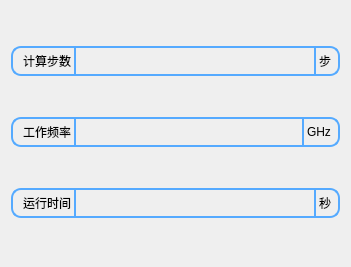
<?xml version="1.0" encoding="UTF-8"?>
<ui version="4.0">
 <class>setConstUI</class>
 <widget class="QWidget" name="setConstUI">
  <property name="geometry">
   <rect>
    <x>0</x>
    <y>0</y>
    <width>351</width>
    <height>267</height>
   </rect>
  </property>
  <property name="windowTitle">
   <string>Form</string>
  </property>
  <layout class="QVBoxLayout" name="verticalLayout">
   <item>
    <widget class="QWidget" name="widget" native="true">
     <property name="sizePolicy">
      <sizepolicy hsizetype="Preferred" vsizetype="Fixed">
       <horstretch>0</horstretch>
       <verstretch>0</verstretch>
      </sizepolicy>
     </property>
     <property name="minimumSize">
      <size>
       <width>0</width>
       <height>30</height>
      </size>
     </property>
     <property name="styleSheet">
      <string notr="true">.QWidget{
	border-width:2px;
	border-style:solid;
	border-radius:10px;
	
	border-color: rgb(85, 170, 255);
}
QWidget{
font: 75 12pt &quot;微软雅黑&quot;;
}
</string>
     </property>
     <layout class="QHBoxLayout" name="horizontalLayout">
      <property name="spacing">
       <number>3</number>
      </property>
      <property name="leftMargin">
       <number>9</number>
      </property>
      <property name="topMargin">
       <number>0</number>
      </property>
      <property name="rightMargin">
       <number>9</number>
      </property>
      <property name="bottomMargin">
       <number>0</number>
      </property>
      <item>
       <widget class="QLabel" name="label">
        <property name="styleSheet">
         <string notr="true">.QLabel{
	border-right-width:2px;
	border-style:solid;	
	border-color: rgb(85, 170, 255);
}</string>
        </property>
        <property name="text">
         <string>计算步数</string>
        </property>
       </widget>
      </item>
      <item>
       <widget class="QLineEdit" name="lineEdit">
        <property name="sizePolicy">
         <sizepolicy hsizetype="Expanding" vsizetype="Expanding">
          <horstretch>0</horstretch>
          <verstretch>0</verstretch>
         </sizepolicy>
        </property>
        <property name="styleSheet">
         <string notr="true">.QLineEdit{
	border-right-width:2px;
	border-style:solid;
	border-color: rgb(85, 170, 255);
    margin:0;
	padding:0;
	background-color: rgba(255, 255, 255,0);
}</string>
        </property>
       </widget>
      </item>
      <item>
       <widget class="QLabel" name="label_2">
        <property name="text">
         <string>步</string>
        </property>
       </widget>
      </item>
     </layout>
    </widget>
   </item>
   <item>
    <widget class="QWidget" name="widget_2" native="true">
     <property name="sizePolicy">
      <sizepolicy hsizetype="Preferred" vsizetype="Fixed">
       <horstretch>0</horstretch>
       <verstretch>0</verstretch>
      </sizepolicy>
     </property>
     <property name="minimumSize">
      <size>
       <width>0</width>
       <height>30</height>
      </size>
     </property>
     <property name="styleSheet">
      <string notr="true">.QWidget{
	border-width:2px;
	border-style:solid;
	border-radius:10px;
	
	border-color: rgb(85, 170, 255);
}
QWidget{
font: 75 12pt &quot;微软雅黑&quot;;
}
</string>
     </property>
     <layout class="QHBoxLayout" name="horizontalLayout_2">
      <property name="spacing">
       <number>3</number>
      </property>
      <property name="leftMargin">
       <number>9</number>
      </property>
      <property name="topMargin">
       <number>0</number>
      </property>
      <property name="rightMargin">
       <number>9</number>
      </property>
      <property name="bottomMargin">
       <number>0</number>
      </property>
      <item>
       <widget class="QLabel" name="label_3">
        <property name="styleSheet">
         <string notr="true">.QLabel{
	border-right-width:2px;
	border-style:solid;	
	border-color: rgb(85, 170, 255);
}</string>
        </property>
        <property name="text">
         <string>工作频率</string>
        </property>
       </widget>
      </item>
      <item>
       <widget class="QLineEdit" name="lineEdit_2">
        <property name="sizePolicy">
         <sizepolicy hsizetype="Expanding" vsizetype="Expanding">
          <horstretch>0</horstretch>
          <verstretch>0</verstretch>
         </sizepolicy>
        </property>
        <property name="styleSheet">
         <string notr="true">.QLineEdit{
	border-right-width:2px;
	border-style:solid;
	border-color: rgb(85, 170, 255);
    margin:0;
	padding:0;
	background-color: rgba(255, 255, 255,0);
}</string>
        </property>
       </widget>
      </item>
      <item>
       <widget class="QLabel" name="label_4">
        <property name="text">
         <string>GHz</string>
        </property>
       </widget>
      </item>
     </layout>
    </widget>
   </item>
   <item>
    <widget class="QWidget" name="widget_3" native="true">
     <property name="sizePolicy">
      <sizepolicy hsizetype="Preferred" vsizetype="Fixed">
       <horstretch>0</horstretch>
       <verstretch>0</verstretch>
      </sizepolicy>
     </property>
     <property name="minimumSize">
      <size>
       <width>0</width>
       <height>30</height>
      </size>
     </property>
     <property name="styleSheet">
      <string notr="true">.QWidget{
	border-width:2px;
	border-style:solid;
	border-radius:10px;
	
	border-color: rgb(85, 170, 255);
}
QWidget{
font: 75 12pt &quot;微软雅黑&quot;;
}
</string>
     </property>
     <layout class="QHBoxLayout" name="horizontalLayout_3">
      <property name="spacing">
       <number>3</number>
      </property>
      <property name="leftMargin">
       <number>9</number>
      </property>
      <property name="topMargin">
       <number>0</number>
      </property>
      <property name="rightMargin">
       <number>9</number>
      </property>
      <property name="bottomMargin">
       <number>0</number>
      </property>
      <item>
       <widget class="QLabel" name="label_5">
        <property name="styleSheet">
         <string notr="true">.QLabel{
	border-right-width:2px;
	border-style:solid;	
	border-color: rgb(85, 170, 255);
}</string>
        </property>
        <property name="text">
         <string>运行时间</string>
        </property>
       </widget>
      </item>
      <item>
       <widget class="QLineEdit" name="lineEdit_3">
        <property name="sizePolicy">
         <sizepolicy hsizetype="Expanding" vsizetype="Expanding">
          <horstretch>0</horstretch>
          <verstretch>0</verstretch>
         </sizepolicy>
        </property>
        <property name="styleSheet">
         <string notr="true">.QLineEdit{
	border-right-width:2px;
	border-style:solid;
	border-color: rgb(85, 170, 255);
    margin:0;
	padding:0;
	background-color: rgba(255, 255, 255,0);
}</string>
        </property>
       </widget>
      </item>
      <item>
       <widget class="QLabel" name="label_6">
        <property name="text">
         <string>秒</string>
        </property>
       </widget>
      </item>
     </layout>
    </widget>
   </item>
  </layout>
 </widget>
 <resources/>
 <connections/>
</ui>
